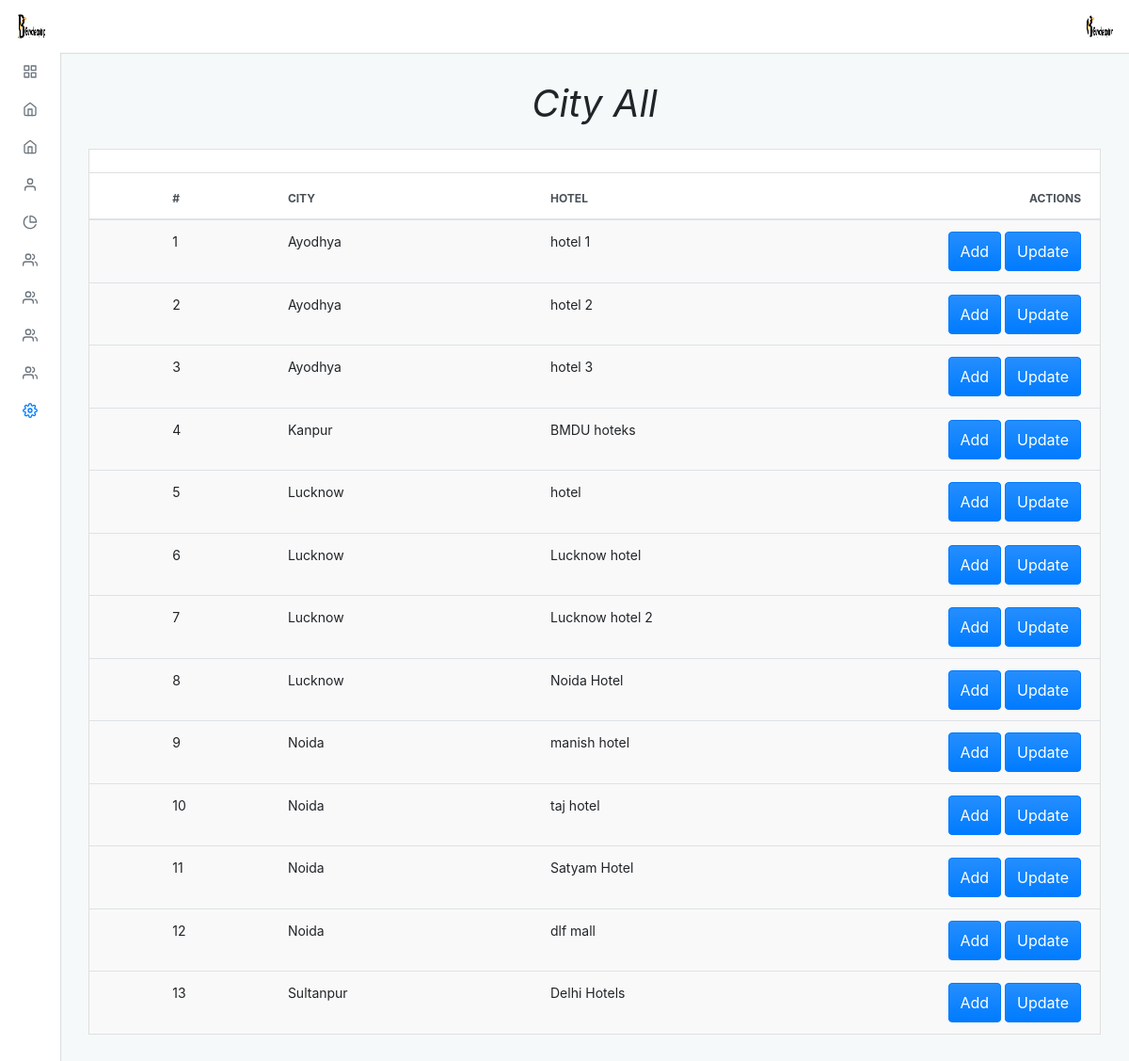
The page /admin/default/hotel_all.php (signed in) on the database its author committed.
### tables this page shows
CREATE TABLE `hotels` (
  `hotel_id` int(11) NOT NULL,
  `hotel_name` varchar(100) NOT NULL,
  `hcity_id` int(5) NOT NULL
);

CREATE TABLE `cities` (
  `city_id` int(11) NOT NULL,
  `city_name` varchar(100) NOT NULL
);

### admin/default/hotel_all.php (the view, shortened to what this page needs)
<?php
include "../../connection.php";
?>
<?php $page = "setting";
include("./incluede/header.php") ?>
<div class="adminx-content">
    <div class="adminx-main-content">
        <div class="container-fluid">
            <div class="pb-3">
                <h1><b><i>City All</i></b></h1>
            </div>
            <div class="row">
                <div class="col">
                    <div class="card mb-grid">
                        <div class="card-header d-flex justify-content-between align-items-center">
                        </div>
                        <div class="table-responsive-md">
                            <table class="table table-actions table-striped table-hover mb-0">
                                <thead>
                                    <tr>
                                        <th scope="col">
                                            <label class="custom-control custom-checkbox m-0 p-0">
                                            </label>
                                        </th>
                                        <th scope="col">#</th>
                                        <th scope="col">City</th>
                                        <th scope="col">Hotel</th>
                                        <th scope="col">Actions</th>
                                    </tr>
                                </thead>
                                <tbody>
                                    <?php
                                    $query = "SELECT hotels.hotel_id, hotels.hotel_name, cities.city_name
                                    FROM hotels
                                    JOIN cities ON hotels.hcity_id = cities.city_id
                                    ORDER BY cities.city_name ASC";
                                    $res = mysqli_query($conn, $query);
                                    $a = 1;
                                    while ($row = mysqli_fetch_assoc($res)) {
                                    ?>
                                        <tr>
                                            <th scope="row">
                                                <label class="custom-control custom-checkbox m-0 p-0">
                                                </label>
                                            </th>
                                            <td><?php echo $a ?></td>
                                            <td><?php echo $row['city_name'] ?></td>
                                            <td><?php echo $row['hotel_name'] ?></td>
                                            <td>
                                                <a href="hotel_add"><button type="button" class="btn btn-primary waves-effect waves-light add">Add</button></a>
                                                <a href="hotel_update?hotel_id=<?php echo $row['hotel_id']; ?>"><button type="button" class="btn btn-primary waves-effect waves-light add">Update</button></a>
                                            </td>
                                        <tr>
                                        <?php
                                        ++$a;
                                    }
                                        ?>
                                        <?php include("./incluede/footer.php") ?>

### admin/default/incluede/header.php (shortened to what this page needs)
<!DOCTYPE html>
<html lang="en">
<head>
  <link rel="stylesheet" type="text/css" href="./dist/css/adminx.css" media="screen" />
</head>
<body class=" virat">
  <div class="adminx-container">
    <?php
    $query = "select * from admin_login";
    $result = mysqli_query($conn, $query);
    while ($row = mysqli_fetch_assoc($result)) {
    ?>
      <nav class="navbar navbar-expand justify-content-between fixed-top virat_1">
        <a class="navbar-brand mb-0 h1 d-none d-md-block" href="admin">
          <img src="../upload/<?php echo $row['image']; ?>" class="navbar-brand-image d-inline-block align-top mr-2" class="circle" alt="">
        </a>
        <ul class="navbar-nav d-flex justify-content-end mr-2">
          <li class="nav-item dropdown">
            <a class="nav-link avatar-with-name" id="navbarDropdownMenuLink" data-toggle="dropdown" href="#">
              <img src="../upload/<?php echo $row['image']; ?>" class="d-inline-block align-top" class="rounded" alt="">
            </a>
          </li>
        </ul>
      <?php
    }
      ?>
      </nav>
      <div class="adminx-sidebar expand-hover push">
        <ul class="sidebar-nav">
          <li class="sidebar-nav-item">
            <a href="admin" class="sidebar-nav-link <?php if ($page == 'home') {
                                                      echo 'active';
                                                    } ?>">
              <span class="sidebar-nav-icon">
                <i data-feather="grid"></i>
              </span>
            </a>
          </li>
          <li class="sidebar-nav-item">
            <a class="sidebar-nav-link <?php if ($page == 'thailand') {
                                          echo 'active';
                                        } ?> collapsed" data-toggle="collapse" href="#examplepackage" aria-expanded="false" aria-controls="examplepackage">
              <span class="sidebar-nav-icon">
                <i data-feather="home"></i>
              </span>
            </a>
          </li>
          <li class="sidebar-nav-item">
            <a class="sidebar-nav-link <?php if ($page == 'slider') {
                                          echo 'active';
                                        } ?> collapsed" data-toggle="collapse" href="#example" aria-expanded="false" aria-controls="example">
              <span class="sidebar-nav-icon">
                <i data-feather="home"></i>
              </span>
            </a>
          </li>
          <li class="sidebar-nav-item">
            <a class=" sidebar-nav-link <?php if ($page == 'about') {
                                          echo 'active';
                                        } ?> collapsed" data-toggle="collapse" href="#exampl_a" aria-expanded="false" aria-controls="exampl_a">
              <span class="sidebar-nav-icon">
                <i data-feather="user"></i>
              </span>
            </a>
          </li>
          <li class="sidebar-nav-item">
            <a class=" sidebar-nav-link <?php if ($page == 'our') {
                                          echo 'active';
                                        } ?> collapsed" data-toggle="collapse" href="#examp" aria-expanded="false" aria-controls="examp">
              <span class="sidebar-nav-icon">
                <i data-feather="pie-chart"></i>
              </span>
            </a>
          </li>
          <li class="sidebar-nav-item">
            <a class=" sidebar-nav-link <?php if ($page == 'transport') {
                                          echo 'active';
                                        } ?> collapsed" data-toggle="collapse" href="#exa_team" aria-expanded="false" aria-controls="exa_team">
              <span class="sidebar-nav-icon">
                <i data-feather="users"></i>
              </span>
            </a>
          </li>
          <li class="sidebar-nav-item">
            <a class=" sidebar-nav-link <?php if ($page == 'transport') {
                                          echo 'active';
                                        } ?> collapsed" data-toggle="collapse" href="#exa_team89" aria-expanded="false" aria-controls="exa_team89">
              <span class="sidebar-nav-icon">
                <i data-feather="users"></i>
              </span>
            </a>
          </li>
          <li class="sidebar-nav-item">
            <a class=" sidebar-nav-link <?php if ($page == 'transport') {
                                          echo 'active';
                                        } ?> collapsed" data-toggle="collapse" href="#exa_team99" aria-expanded="false" aria-controls="exa_team99">
              <span class="sidebar-nav-icon">
                <i data-feather="users"></i>
              </span>
            </a>
          </li>
          <li class="sidebar-nav-item">
            <a class=" sidebar-nav-link <?php if ($page == 'users') {
                                          echo 'active';
                                        } ?> collapsed" data-toggle="collapse" href="#exa_team98" aria-expanded="false" aria-controls="exa_team98">
              <span class="sidebar-nav-icon">
                <i data-feather="users"></i>
              </span>
            </a>
          </li>
          <li class="sidebar-nav-item">
            <a class=" sidebar-nav-link <?php if ($page == 'setting') {
                                          echo 'active';
                                        } ?> collapsed" data-toggle="collapse" href="#ex" aria-expanded="false" aria-controls="ex">
              <span class="sidebar-nav-icon">
                <i data-feather="settings"></i>
              </span>
            </a>
      </div>

### admin/default/incluede/header.php (style rules this page uses)
.pb-3 { text-align: center; }

### rows shown on the page
hotels: cities.city_name "Ayodhya", hotel_name "hotel 1"
hotels: cities.city_name "Ayodhya", hotel_name "hotel 2"
hotels: cities.city_name "Ayodhya", hotel_name "hotel 3"
hotels: cities.city_name "Kanpur", hotel_name "BMDU hoteks"
hotels: cities.city_name "Lucknow", hotel_name "hotel"
hotels: cities.city_name "Lucknow", hotel_name "Lucknow hotel"
hotels: cities.city_name "Lucknow", hotel_name "Lucknow hotel 2"
hotels: cities.city_name "Lucknow", hotel_name "Noida Hotel"
hotels: cities.city_name "Noida", hotel_name "manish hotel"
hotels: cities.city_name "Noida", hotel_name "taj hotel"
hotels: cities.city_name "Noida", hotel_name "Satyam Hotel"
hotels: cities.city_name "Noida", hotel_name "dlf mall"
hotels: cities.city_name "Sultanpur", hotel_name "Delhi Hotels"
